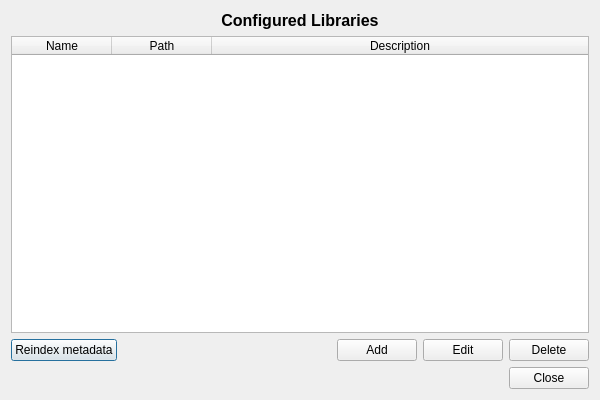
<?xml version="1.0" encoding="UTF-8"?>
<ui version="4.0">
 <class>LibraryRootDialog</class>
 <widget class="QDialog" name="LibraryRootDialog">
  <property name="geometry">
   <rect>
    <x>0</x>
    <y>0</y>
    <width>600</width>
    <height>400</height>
   </rect>
  </property>
  <property name="windowTitle">
   <string>Manage Libraries</string>
  </property>
  <layout class="QVBoxLayout" name="verticalLayout">
   <item>
    <widget class="QLabel" name="titleLabel">
     <property name="font">
      <font>
       <pointsize>12</pointsize>
       <bold>true</bold>
      </font>
     </property>
     <property name="text">
      <string>Configured Libraries</string>
     </property>
     <property name="alignment">
      <set>Qt::AlignmentFlag::AlignCenter</set>
     </property>
    </widget>
   </item>
   <item>
    <widget class="QTableWidget" name="libraryTable">
     <property name="editTriggers">
      <set>QAbstractItemView::EditTrigger::NoEditTriggers</set>
     </property>
     <property name="selectionMode">
      <enum>QAbstractItemView::SelectionMode::SingleSelection</enum>
     </property>
     <property name="selectionBehavior">
      <enum>QAbstractItemView::SelectionBehavior::SelectRows</enum>
     </property>
     <attribute name="horizontalHeaderStretchLastSection">
      <bool>true</bool>
     </attribute>
     <column>
      <property name="text">
       <string>Name</string>
      </property>
     </column>
     <column>
      <property name="text">
       <string>Path</string>
      </property>
     </column>
     <column>
      <property name="text">
       <string>Description</string>
      </property>
     </column>
    </widget>
   </item>
   <item>
    <layout class="QHBoxLayout" name="horizontalLayout">
     <item>
      <widget class="QPushButton" name="reindexButton">
       <property name="text">
        <string>Reindex metadata</string>
       </property>
      </widget>
     </item>
     <item>
      <spacer name="horizontalSpacer">
       <property name="orientation">
        <enum>Qt::Orientation::Horizontal</enum>
       </property>
       <property name="sizeHint" stdset="0">
        <size>
         <width>40</width>
         <height>20</height>
        </size>
       </property>
      </spacer>
     </item>
     <item>
      <widget class="QPushButton" name="addButton">
       <property name="text">
        <string>Add</string>
       </property>
      </widget>
     </item>
     <item>
      <widget class="QPushButton" name="editButton">
       <property name="text">
        <string>Edit</string>
       </property>
      </widget>
     </item>
     <item>
      <widget class="QPushButton" name="deleteButton">
       <property name="text">
        <string>Delete</string>
       </property>
      </widget>
     </item>
    </layout>
   </item>
   <item>
    <widget class="QDialogButtonBox" name="buttonBox">
     <property name="orientation">
      <enum>Qt::Orientation::Horizontal</enum>
     </property>
     <property name="standardButtons">
      <set>QDialogButtonBox::StandardButton::Close</set>
     </property>
    </widget>
   </item>
  </layout>
 </widget>
 <resources/>
 <connections>
  <connection>
   <sender>buttonBox</sender>
   <signal>accepted()</signal>
   <receiver>LibraryRootDialog</receiver>
   <slot>accept()</slot>
   <hints>
    <hint type="sourcelabel">
     <x>248</x>
     <y>254</y>
    </hint>
    <hint type="destinationlabel">
     <x>157</x>
     <y>274</y>
    </hint>
   </hints>
  </connection>
  <connection>
   <sender>buttonBox</sender>
   <signal>rejected()</signal>
   <receiver>LibraryRootDialog</receiver>
   <slot>reject()</slot>
   <hints>
    <hint type="sourcelabel">
     <x>316</x>
     <y>260</y>
    </hint>
    <hint type="destinationlabel">
     <x>286</x>
     <y>274</y>
    </hint>
   </hints>
  </connection>
  <connection>
   <sender>addButton</sender>
   <signal>clicked()</signal>
   <receiver>LibraryRootDialog</receiver>
   <slot>add_library()</slot>
   <hints>
    <hint type="sourcelabel">
     <x>350</x>
     <y>330</y>
    </hint>
    <hint type="destinationlabel">
     <x>299</x>
     <y>199</y>
    </hint>
   </hints>
  </connection>
  <connection>
   <sender>editButton</sender>
   <signal>clicked()</signal>
   <receiver>LibraryRootDialog</receiver>
   <slot>edit_library()</slot>
   <hints>
    <hint type="sourcelabel">
     <x>430</x>
     <y>330</y>
    </hint>
    <hint type="destinationlabel">
     <x>299</x>
     <y>199</y>
    </hint>
   </hints>
  </connection>
  <connection>
   <sender>deleteButton</sender>
   <signal>clicked()</signal>
   <receiver>LibraryRootDialog</receiver>
   <slot>delete_library()</slot>
   <hints>
    <hint type="sourcelabel">
     <x>510</x>
     <y>330</y>
    </hint>
    <hint type="destinationlabel">
     <x>299</x>
     <y>199</y>
    </hint>
   </hints>
  </connection>
  <connection>
   <sender>reindexButton</sender>
   <signal>clicked()</signal>
   <receiver>LibraryRootDialog</receiver>
   <slot>reindex_images()</slot>
   <hints>
    <hint type="sourcelabel">
     <x>450</x>
     <y>330</y>
    </hint>
    <hint type="destinationlabel">
     <x>299</x>
     <y>199</y>
    </hint>
   </hints>
  </connection>
 </connections>
 <slots>
  <slot>add_library()</slot>
  <slot>edit_library()</slot>
  <slot>delete_library()</slot>
  <slot>reindex_images()</slot>
 </slots>
</ui>
